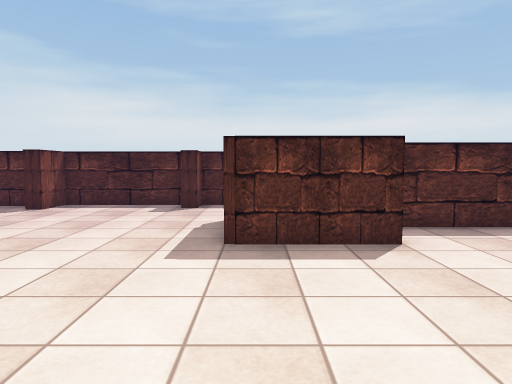
view 1 (above)

22 first-person views from a walk through a Unity game level. The camera is 1.3 m above the floor, tilts 4° down and sees 70° across. The floor is counted in squares, 0.95 m on a side. Each view is taken from the middle of a square. On the plan, view 1 faces up. The plan holds only what a view shows up to about 16 squares ahead; the rest is blank. The player is left out. Door leaves are left out, so doorways stand open. Some surface patterns are stand-ins.

view 2
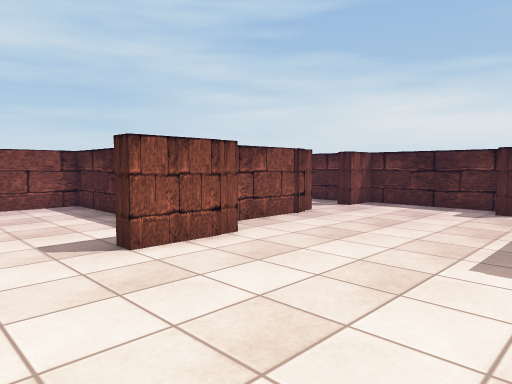

view 3
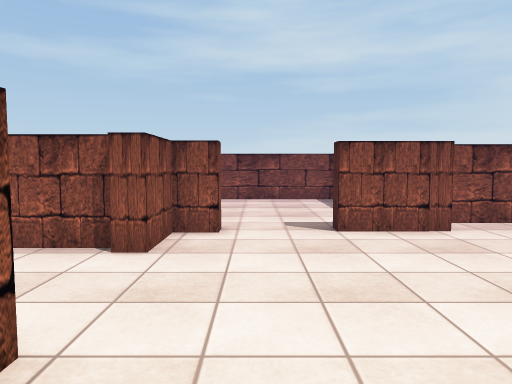

view 4
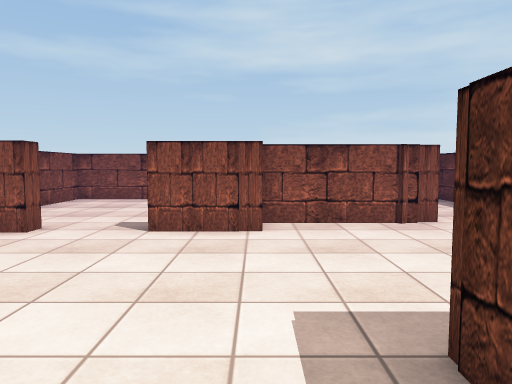

view 5
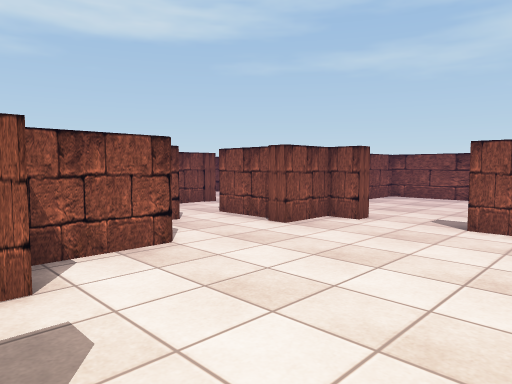

view 6
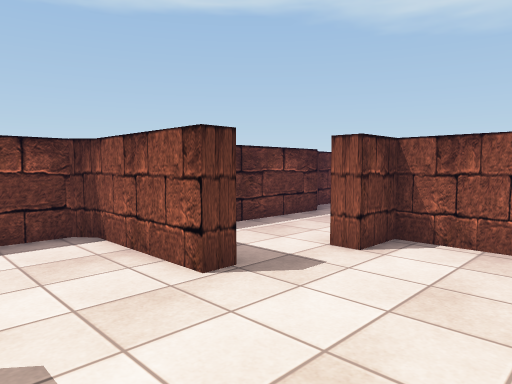

view 7
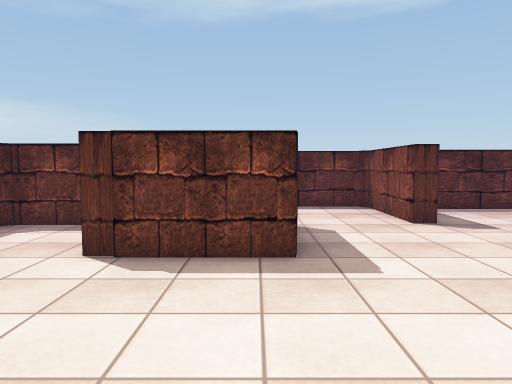

view 8
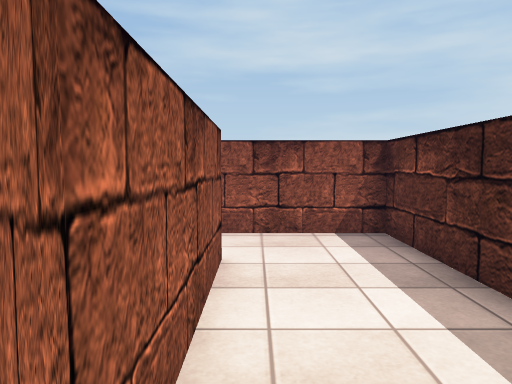

view 9
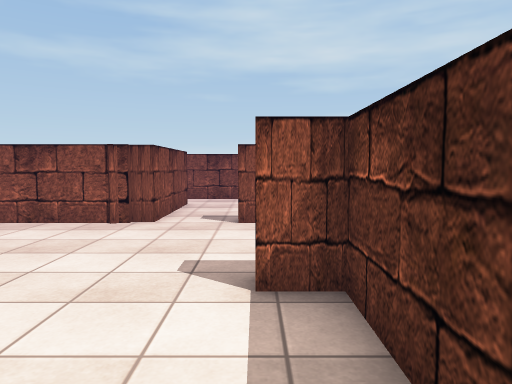

view 10
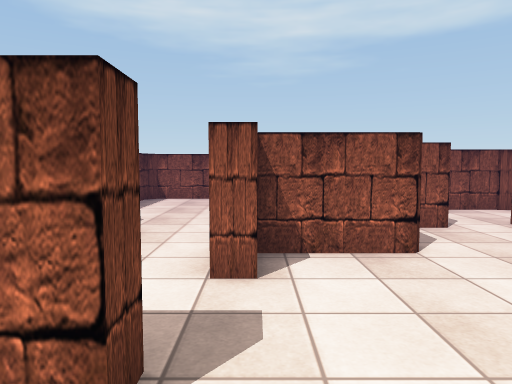

view 11
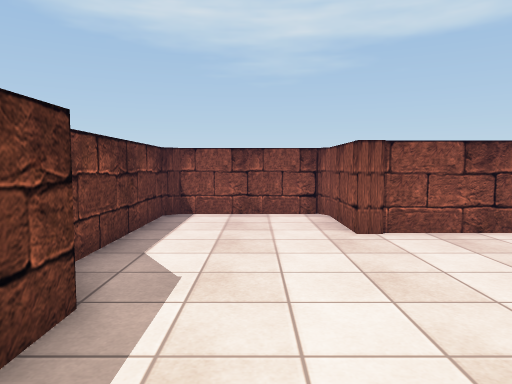

view 12
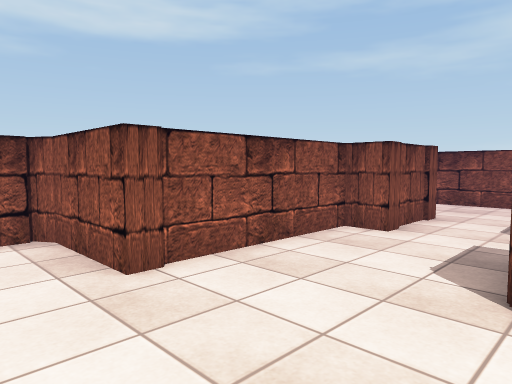

view 13
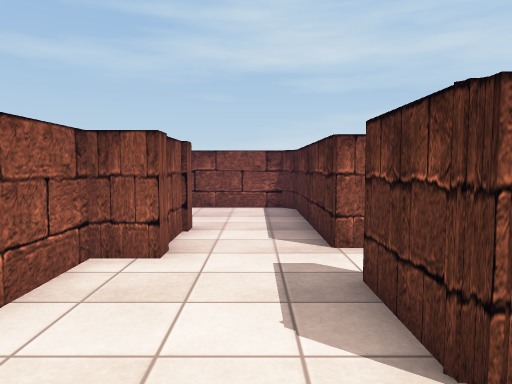

view 14
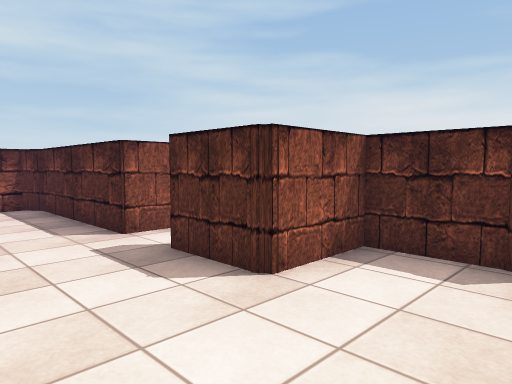

view 15
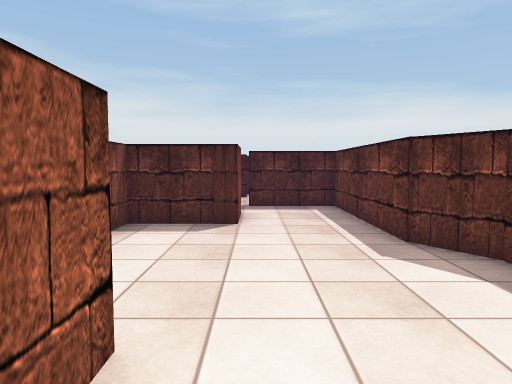

view 16
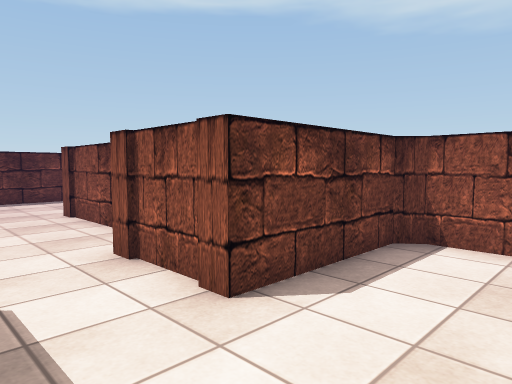

view 17
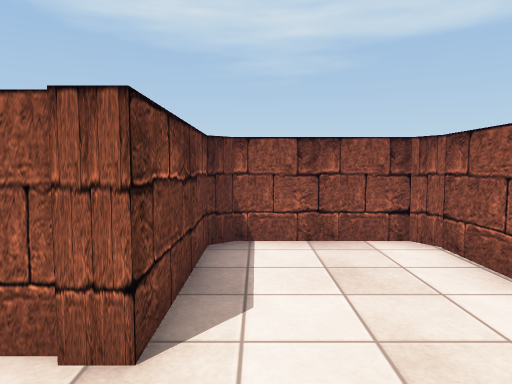

view 18
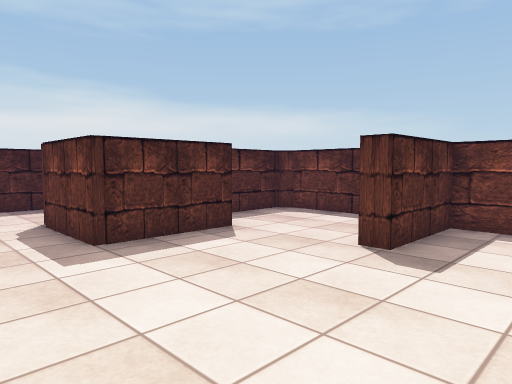

view 19
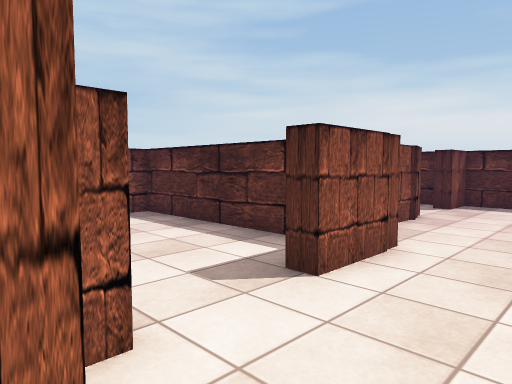

view 20
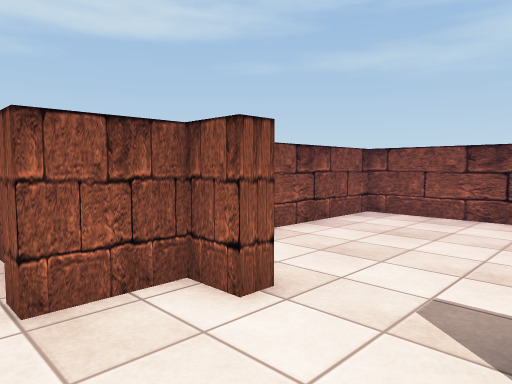

view 21
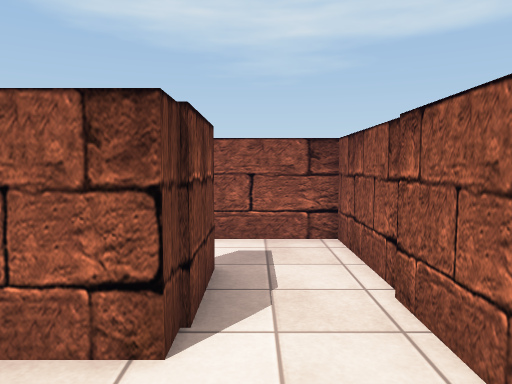

view 22
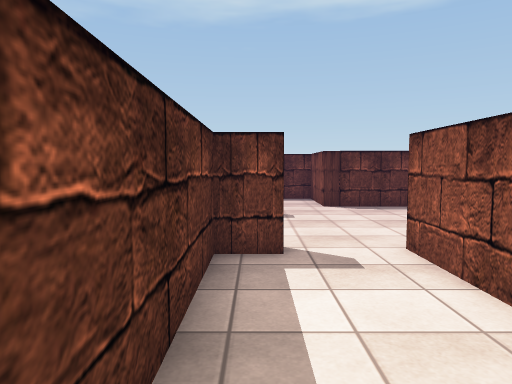

### Floor plan
Ten units are one square. View 1 is at (0, 0); x grows to the right and y downward. Boxes are objects, and circles mark ways between rooms. Rooms are numbered by the first view taken in them; rooms with no view inside come last. Other rooms are left out.
<svg viewBox="-140 -135 210 247">
<path fill="none" stroke="#000" d="M-56 -52 -56 -26M26 -64 -6 -64 -6 -97 25 -97 25 -126 23 -129M-68 -90 -68 -51M28 -26 28 -32 61 -32 65 -36 65 -77 62 -82 32 -82M-56 -2 -56 7 -38 7 -38 14M-6 7 20 7 20 -6 26 -6M-26 -130 -68 -130 -68 -116 -73 -116 -73 -127 -135 -127 -135 -95M8 -130 -19 -130 -19 -120 -25 -120M-41 14 -41 37M-24 31 -16 31M-114 -95 -70 -95 -70 -89 -66 -84M-41 37 -97 37 -101 41 -101 102 -98 107 -66 107 -62 103 -62 66 -34 66 -34 75 19 75 19 102 21 105 62 105 65 102 65 46 57 33 57 -26 28 -26M26 -1 26 13 -1 13 -1 35 -3 37 -24 37M-61 -2 -56 -2M-76 -46 -133 -46 -133 25 -90 25M-56 -26 -62 -26"/>
<circle cx="-30" cy="30" r="3" fill="#2a7"/>
<circle cx="30" cy="-15" r="3" fill="#2a7"/>
<circle cx="-50" cy="-10" r="3" fill="#2a7"/>
<circle cx="-60" cy="-20" r="3" fill="#2a7"/>
<text x="-20" y="-60">1</text>
<text x="0" y="50">2</text>
<text x="-100" y="-10">3</text>
</svg>
Room 1 opens to room 2. Room 1 opens to room 3.

Where each view was taken, in squares from view 1:
view 1: 0 up, 0 right, facing up
view 2: 0 up, 0 right, facing up-left
view 3: 1 up, 2 right, facing left
view 4: 5 up, 2 right, facing left
view 5: 5 up, 3 right, facing down-left
view 6: 6 up, 1 left, facing down-right
view 7: 7 up, 6 left, facing right
view 8: 10 up, 6 left, facing left
view 9: 12 up, 2 right, facing left
view 10: 5 up, 2 right, facing down
view 11: 0 up, 4 right, facing down
view 12: 3 down, 4 right, facing down-left
view 13: 5 down, 2 right, facing left
view 14: 7 down, 3 right, facing up-left
view 15: 10 down, 3 right, facing up
view 16: 4 down, 9 left, facing down-right
view 17: 4 down, 7 left, facing down
view 18: 0 up, 3 left, facing up-right
view 19: 1 down, 3 left, facing up-left
view 20: 3 up, 3 left, facing down-left
view 21: 12 up, 12 left, facing down
view 22: 12 up, 13 left, facing right
